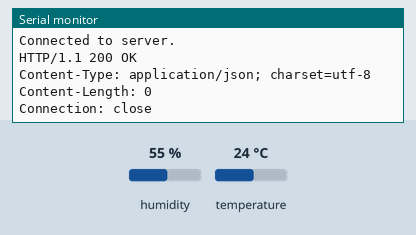
Simulated run of this sketch. Board: Arduino MKR. Parts: the last lines printed to the serial monitor. Inputs (shaded band) come from the test bench; at power-on: humidity 55 %, temperature 24 °C. WiFi joins after 1.5 s; servers stay silent unless stated; uploads are accepted with an empty reply.

Above: at 7.7 s.
7.8 s: humidity set to 22 %
At 12.01 s:
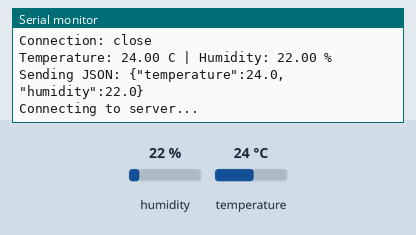
13.1 s: temperature set to 12 °C
At 17.33 s:
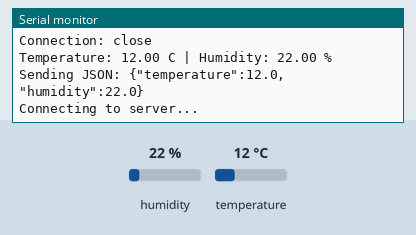
18.4 s: humidity set to 40 %
At 22.65 s:
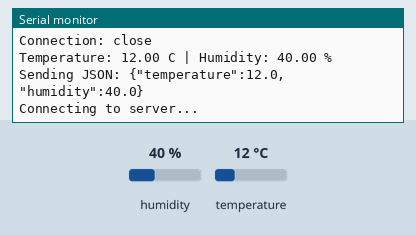
Timing chart, 0 to 24.1 s (numbered marks = the images above; inputs shaded):
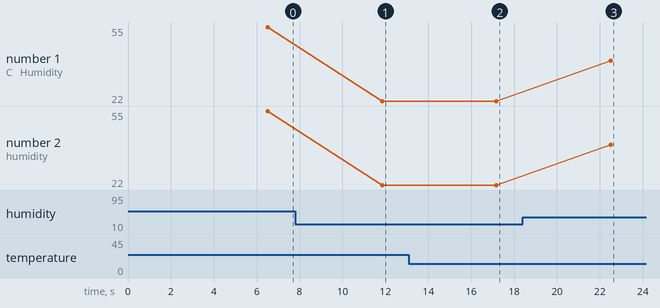

The sketch:

ardurinoscript.ino
```cpp
#include <WiFiNINA.h>
#include <DHT.h>

// Your Wi-Fi credentials
char ssid[] = "GIMM-Lab";
char pass[] = "34cP0WwMjdKB71";


// --------------------
// AWS server
// --------------------
char server[] = "54.234.130.4";
int port = 3000;

WiFiClient client;

// --------------------
// DHT11 sensor
// --------------------
#define DHTPIN 2
#define DHTTYPE DHT11

DHT dht(DHTPIN, DHTTYPE);


void setup() {

  Serial.begin(9600);

  while (!Serial);

  // Start sensor
  dht.begin();

  // Connect to Wi-Fi
  Serial.println("Connecting to Wi-Fi...");

  while (WiFi.status() != WL_CONNECTED) {
    WiFi.begin(ssid, pass);
    delay(5000);
  }

  Serial.println("Connected!");

  Serial.print("IP Address: ");
  Serial.println(WiFi.localIP());
}


void loop() {

  // --------------------
  // Read DHT11
  // --------------------

  float humidity = dht.readHumidity();
  float temperature = dht.readTemperature();

  // Make sure sensor reading worked
  if (isnan(humidity) || isnan(temperature)) {

    Serial.println("Failed to read DHT11!");

    delay(5000);
    return;
  }


  Serial.print("Temperature: ");
  Serial.print(temperature);
  Serial.print(" C | Humidity: ");
  Serial.print(humidity);
  Serial.println(" %");


  // --------------------
  // Build JSON
  // --------------------

  String jsonData =
    "{\"temperature\":" + String(temperature, 1) +
    ",\"humidity\":" + String(humidity, 1) + "}";


  Serial.print("Sending JSON: ");
  Serial.println(jsonData);


  // --------------------
  // Connect to AWS
  // --------------------

  Serial.println("Connecting to server...");

  if (client.connect(server, port)) {

    Serial.println("Connected to server.");


    // HTTP POST request
    client.println("POST /api/sensor HTTP/1.1");

    client.print("Host: ");
    client.println(server);

    client.println("Content-Type: application/json");

    client.print("Content-Length: ");
    client.println(jsonData.length());

    client.println("Connection: close");

    client.println();

    // Send JSON body
    client.println(jsonData);


    // --------------------
    // Read server response
    // --------------------

    unsigned long startTime = millis();

    while (client.connected() && millis() - startTime < 5000) {

      while (client.available()) {

        char c = client.read();
        Serial.write(c);

        // Reset timeout whenever data arrives
        startTime = millis();
      }
    }

    client.stop();

    Serial.println();
  }

  else {

    Serial.println("Connection failed.");
  }


  // Wait before collecting another reading
  delay(5000);
}
```

Measured:
- after the input at 7.8 s, the serial monitor: prints a new line after 4.1 s (image 1)
- after the input at 13.1 s, the serial monitor: prints a new line after 4.1 s (image 2)
- after the input at 18.4 s, the serial monitor: prints a new line after 4.1 s (image 3)
- plotted number 1: 55 → 22 after the input at 7.8 s, 22 → 40 after the input at 18.4 s
- plotted number 2: 55 → 22 after the input at 7.8 s, 22 → 40 after the input at 18.4 s
